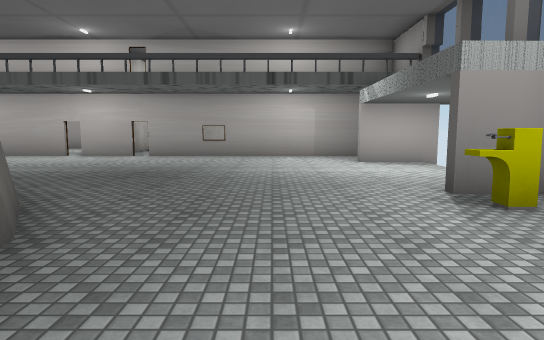
view 1 (above)

19 first-person views from a walk through a scene from a Unity 3-D project. The camera is 1.4 m above the floor, tilts 6° down and sees 75° across. The floor is counted in squares, 2 m on a side. Each view is taken from the middle of a square. On the plan, view 1 faces up. The plan holds only what a view shows up to about 11 squares ahead; the rest is blank. The place goes on beyond the plan. The player is left out. Door leaves are left out, so doorways stand open. Some surface patterns are stand-ins.

view 2
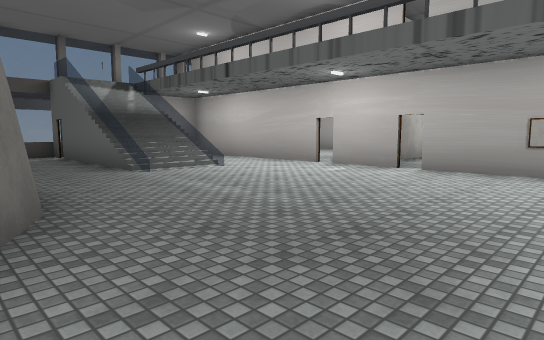

view 3
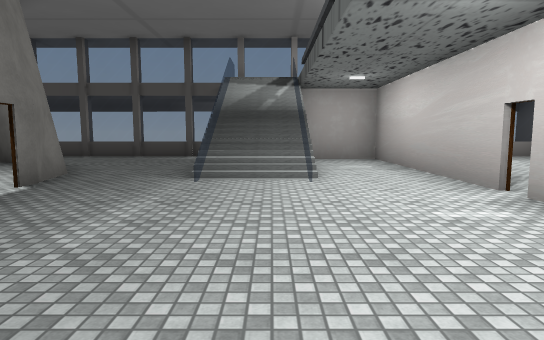

view 4
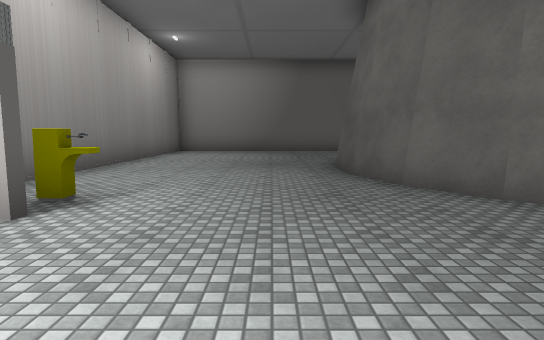

view 5
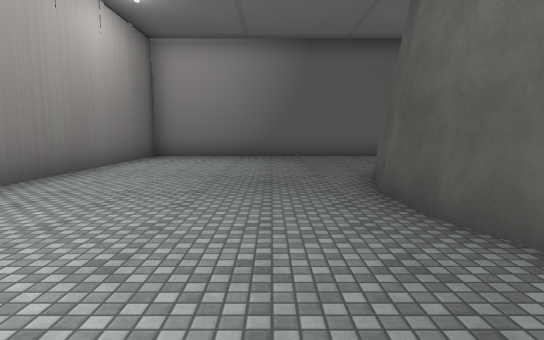

view 6
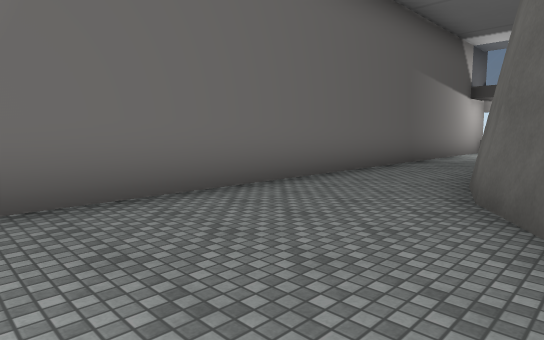

view 7
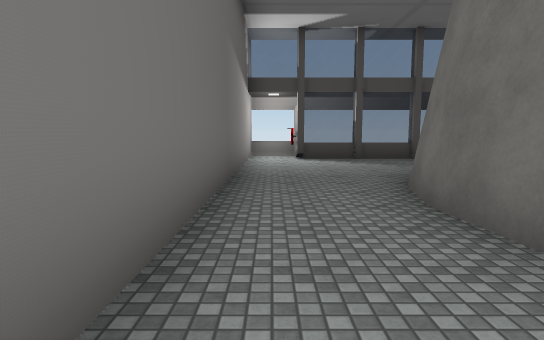

view 8
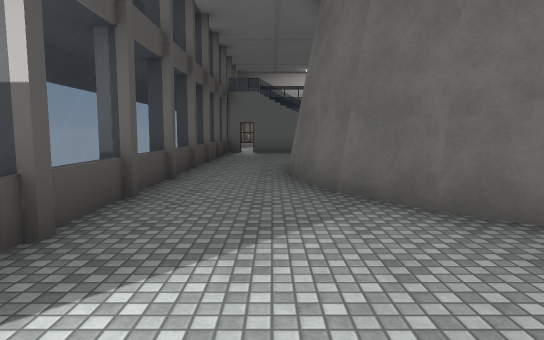

view 9
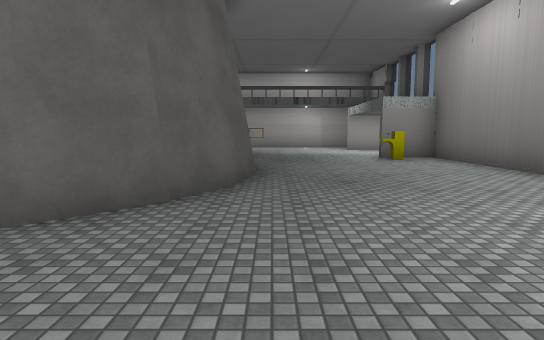

view 10
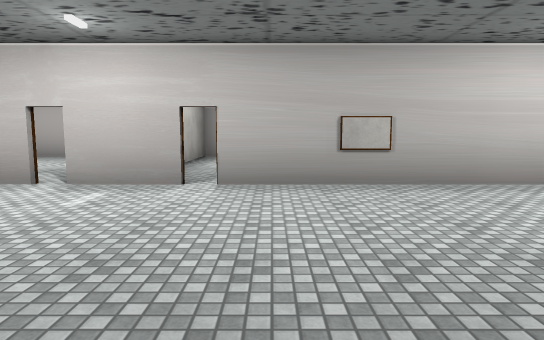

view 11
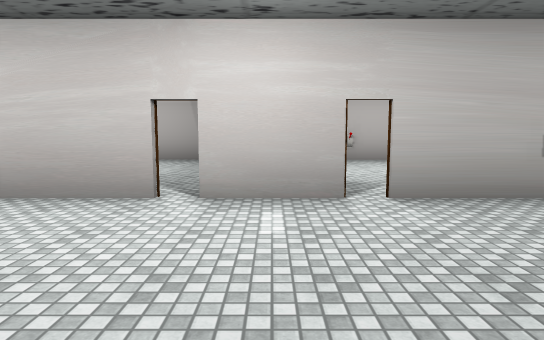

view 12
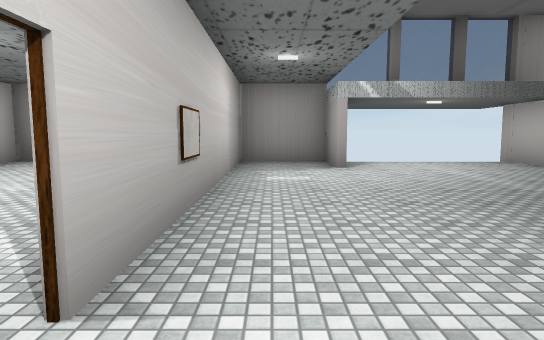

view 13
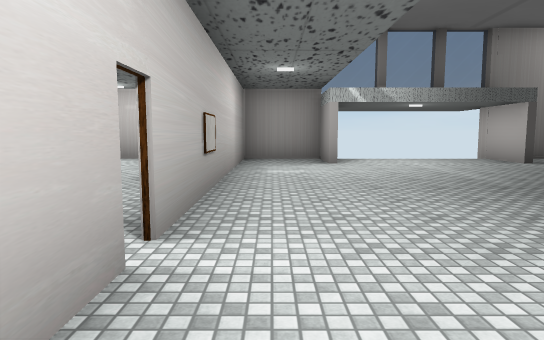

view 14
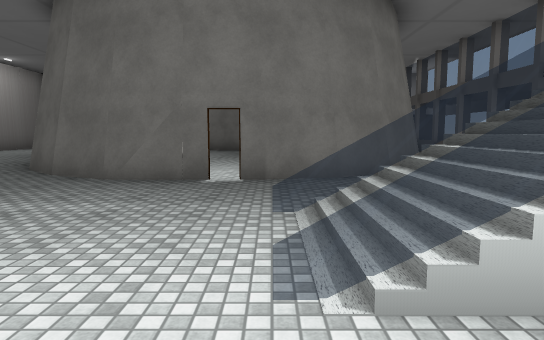

view 15
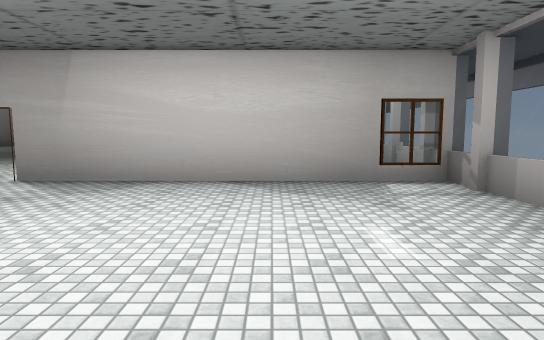

view 16
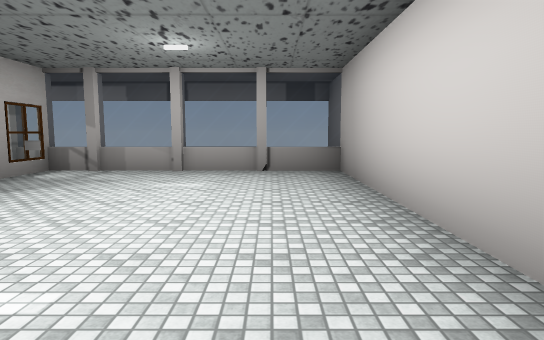

view 17
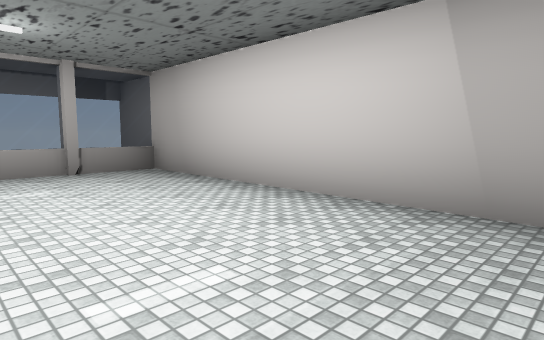

view 18
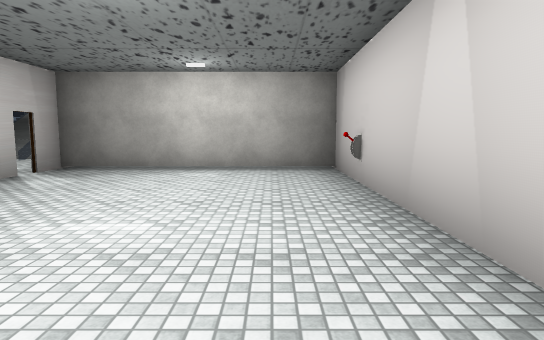

view 19
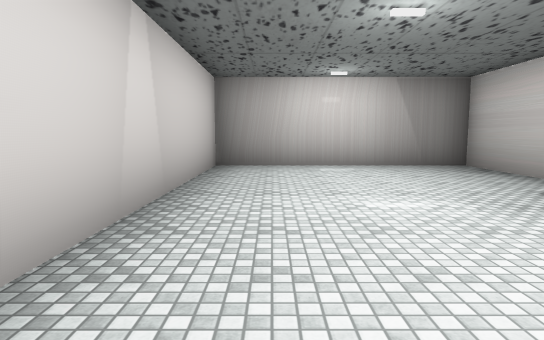

### Floor plan
Points are (right, up) in squares from view 1. A wall is a line through its corners. A room is listed if a view was taken in it or the views show most of it. See-through windows are left out.
Room 1 (views 1, 2, 3, 4, 5, 6, 7, 8, 9, 10, 11, 12, 13, 14)
walls: (-2.5, 3.3) (-1.8, 2.3); (-3.4, 4.1) (-2.4, 3.2); (-1.9, 2.4) (-1.4, 1.1) (-1.3, -0.1); (-5.4, 4.8) (-4.4, 4.6); (1.8, 3.4) (2.5, 3.4); (2, 4.2) (4, 4.2); (-1.3, 0) (-1.6, -1.3); (-6.1, 4.7) (-4.7, 4.7) (-3.3, 4.1); (2.5, 3.2) (1.8, 3.2); (-1.6, -1.2) (-2.2, -2.4); (-7.8, 4.4) (-6.9, 4.7) (-6.5, 4.7); (2.1, 8.7) (3.6, 8.7) (3.6, 10.9); (-2, -2.3) (-2.9, -3.3); (-7.9, 6.8) (-11.8, 6.8); (-9.1, 3.7) (-8, 4.4) (-7.1, 4.6); (-4.1, 10.8) (-5.9, 10.8); (-2.8, -3.3) (-4, -4); (4.1, 8.5) (2.1, 8.5); (-6.1, 10.8) (-11.5, 10.8) (-11.5, 8.9); (-3.8, -3.9) (-5.1, -4.4); (-10.4, 1.7) (-9.9, 2.8) (-9, 3.8); (3.6, 10.8) (-3.9, 10.8); (-5, -4.3) (-6.3, -4.4); (-6.2, -4.4) (-7.6, -4.1); (-10.5, -0.7) (-10.6, 0.5); (-10.1, -1.9) (-10.6, -0.6); (-8.9, -3.4) (-9.5, -2.8) (-10.2, -1.8); (-12, 6.8) (-12.6, 6.8); (-12.5, 10.1) (-12.6, -4.6); (-13.9, -6.6) (3.5, -6.7) (3.6, 4) (2, 4)
low walls: (-7.6, 7.5) (-7.6, 6.8); (-13.9, -5.2) (-13.9, -6.6)
ways out: open door at (-6, 11) to room 2; open door at (-4, 11) to room 3; open door at (-12, 7); open door at (-6, 5)
objects: other object (-13, -5)
Room 2 (views 15, 16, 17)
walls: (-6.3, 16.2) (-14.2, 16.3); (-12.5, 16.3) (-12.5, 10.1); (-12.9, 10.9) (-6.1, 10.9)
ways out: open door at (-6, 11) to room 1; open door at (-5, 15.5) to room 3; open door at (-12, 11)
Room 3 (views 18, 19)
walls: (1.4, 10.9) (3.6, 10.9) (3.6, 16.2) (-4.9, 16.2) (-4.9, 10.9) (-4.1, 10.9)
ways out: open door at (-4, 11) to room 1; open door at (-5, 15.5) to room 2
objects: lever (-3, 16)

Positions as (right, up) in squares from view 1, and headings:
1: (0, 0), facing up
2: (-1, 4), facing up-left
3: (-2, 8), facing left
4: (0, 7), facing down
5: (0, 4), facing down
6: (0, -3), facing down-left
7: (-3, -6), facing left
8: (-11, -6), facing up
9: (-1, -6), facing up
10: (-3, 6), facing up
11: (-5, 7), facing up
12: (-5, 10), facing right
13: (-6, 10), facing right
14: (-7, 10), facing down
15: (-10, 16), facing down
16: (-6, 15), facing left
17: (-6, 13), facing up-left
18: (2, 15), facing left
19: (-4, 15), facing right
